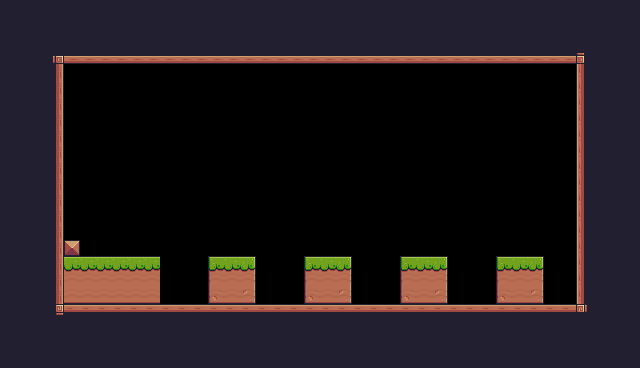

Rendered tile map (Tiled .tmx) drawn with the repository's tilesets; below, a short description and the full map source, tile grids included:
An orthogonal 40x23 tile map with 16x16 px tiles, 1 tile layer (background) and 1 object (Player).

<map version="1.10" tiledversion="1.10.2" orientation="orthogonal" renderorder="right-down" width="40" height="23" tilewidth="16" tileheight="16" infinite="0" nextlayerid="3" nextobjectid="4">
 <tileset firstgid="1" source="PixelAdventure.tsx" />
 <layer id="1" name="background" width="40" height="23">
  <data encoding="csv">
24,24,24,24,24,24,24,24,24,24,24,24,24,24,24,24,24,24,24,24,24,24,24,24,24,24,24,24,24,24,24,24,24,24,24,24,24,24,24,24,
24,24,24,24,24,24,24,24,24,24,24,24,24,24,24,24,24,24,24,24,24,24,24,24,24,24,24,24,24,24,24,24,24,24,24,24,24,24,24,24,
24,24,24,24,24,24,24,24,24,24,24,24,24,24,24,24,24,24,24,24,24,24,24,24,24,24,24,24,24,24,24,24,24,24,24,24,24,24,24,24,
24,24,24,92,134,134,134,134,134,134,134,134,134,134,134,134,134,134,134,134,134,134,134,134,134,134,134,134,134,134,134,134,134,134,134,134,93,24,24,24,
24,24,24,113,0,0,0,0,0,0,0,0,0,0,0,0,0,0,0,0,0,0,0,0,0,0,0,0,0,0,0,0,0,0,0,0,111,24,24,24,
24,24,24,113,0,0,0,0,0,0,0,0,0,0,0,0,0,0,0,0,0,0,0,0,0,0,0,0,0,0,0,0,0,0,0,0,111,24,24,24,
24,24,24,113,0,0,0,0,0,0,0,0,0,0,0,0,0,0,0,0,0,0,0,0,0,0,0,0,0,0,0,0,0,0,0,0,111,24,24,24,
24,24,24,113,0,0,0,0,0,0,0,0,0,0,0,0,0,0,0,0,0,0,0,0,0,0,0,0,0,0,0,0,0,0,0,0,111,24,24,24,
24,24,24,113,0,0,0,0,0,0,0,0,0,0,0,0,0,0,0,0,0,0,0,0,0,0,0,0,0,0,0,0,0,0,0,0,111,24,24,24,
24,24,24,113,0,0,0,0,0,0,0,0,0,0,0,0,0,0,0,0,0,0,0,0,0,0,0,0,0,0,0,0,0,0,0,0,111,24,24,24,
24,24,24,113,0,0,0,0,0,0,0,0,0,0,0,0,0,0,0,0,0,0,0,0,0,0,0,0,0,0,0,0,0,0,0,0,111,24,24,24,
24,24,112,113,0,0,0,0,0,0,0,0,0,0,0,0,0,0,0,0,0,0,0,0,0,0,0,0,0,0,0,0,0,0,0,0,111,24,24,24,
24,24,112,113,0,0,0,0,0,0,0,0,0,0,0,0,0,0,0,0,0,0,0,0,0,0,0,0,0,0,0,0,0,0,0,0,111,24,24,24,
24,24,112,113,0,0,0,0,0,0,0,0,0,0,0,0,0,0,0,0,0,0,0,0,0,0,0,0,0,0,0,0,0,0,0,0,111,24,24,24,
24,24,112,113,0,0,0,0,0,0,0,0,0,0,0,0,0,0,0,0,0,0,0,0,0,0,0,0,0,0,0,0,0,0,0,0,111,24,24,24,
24,24,112,113,35,0,0,0,0,0,0,0,0,0,0,0,0,0,0,0,0,0,0,0,0,0,0,0,0,0,0,0,0,0,0,0,111,24,24,24,
24,24,112,113,8,8,8,8,8,8,0,0,0,7,8,9,0,0,0,7,8,9,0,0,0,7,8,9,0,0,0,7,8,9,0,0,111,24,24,24,
24,24,112,113,30,30,30,30,30,30,0,0,0,29,30,31,0,0,0,29,30,31,0,0,0,29,30,31,0,0,0,29,30,31,0,0,111,24,24,24,
24,24,24,113,52,52,52,52,52,52,0,0,0,51,52,53,0,0,0,51,52,53,0,0,0,51,52,53,0,0,0,51,52,53,0,0,111,24,24,24,
24,24,24,114,90,90,90,90,90,90,90,90,90,90,90,90,90,90,90,90,90,90,90,90,90,90,90,90,90,90,90,90,90,90,90,90,115,24,24,24,
24,24,24,24,24,24,24,24,24,24,24,24,24,24,24,24,24,24,24,24,24,24,24,24,24,24,24,24,24,24,24,24,24,24,24,24,24,24,24,24,
24,24,24,24,24,24,24,24,24,24,24,24,24,24,24,24,24,24,24,24,24,24,24,24,24,24,24,24,24,24,24,24,24,24,24,24,24,24,24,24,
24,24,24,24,24,24,24,24,24,24,24,24,24,24,24,24,24,24,24,24,24,24,24,24,24,24,24,24,24,24,24,24,24,24,24,24,24,24,24,24
</data>
 </layer>
 <objectgroup id="2" name="SpawnPoints">
  <object id="3" name="player" type="Player" x="80.6667" y="224.667" width="31.3333" height="30" />
 </objectgroup>
</map>
